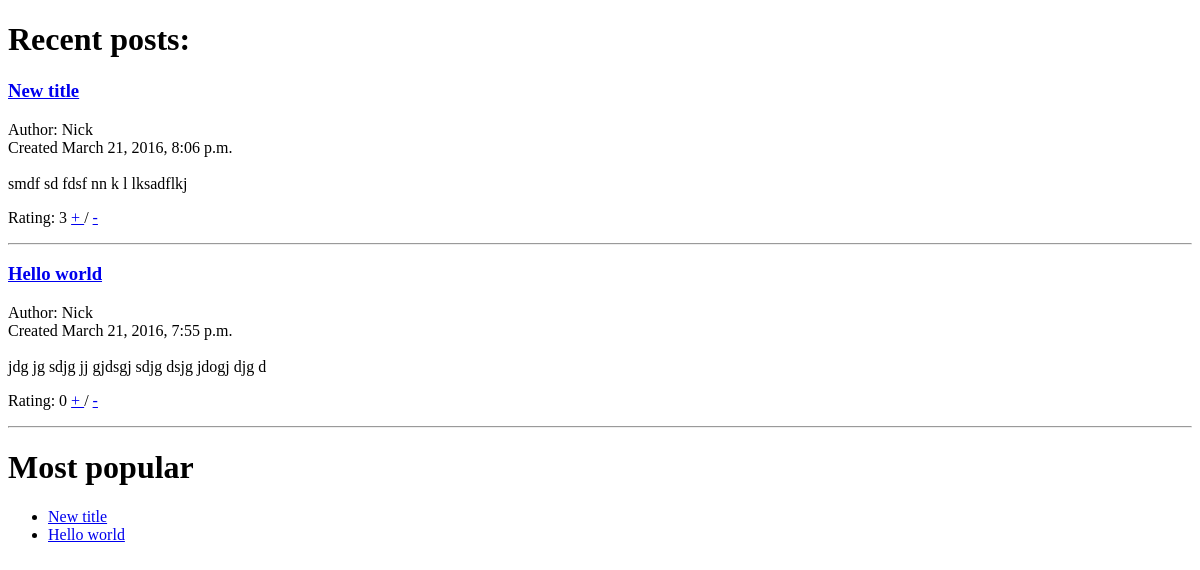
The page /blog/ on the database as committed earlier.
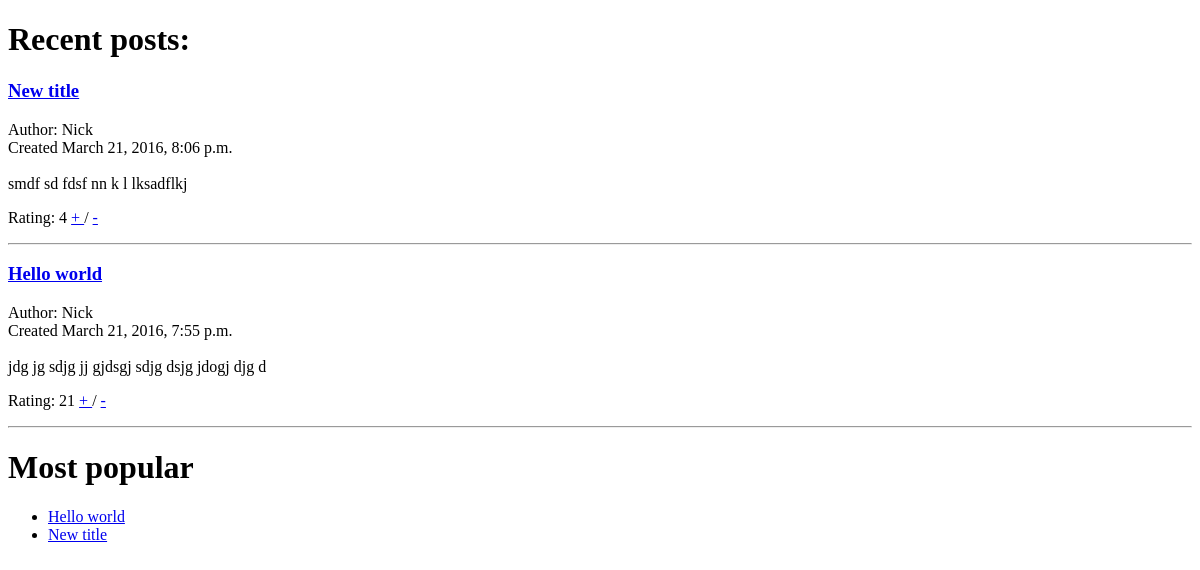
The same page on the database as committed later.
### blog/models.py (models this page shows, shortened)
class Post(models.Model):
    title = models.CharField(max_length = 100)
    body = models.TextField()
    author = models.ForeignKey(User, )
    added = models.DateTimeField(auto_now_add=True)
    updated = models.DateTimeField(auto_now = True)
    draft = models.BooleanField(default = True)
    slug = models.SlugField(null = True, blank = True)
    rating = models.IntegerField(default = 0)
    def get_absolute_url(self):
        return '/blog/%s/' %(self.slug)

### blog/views.py (the view)
def home(request):
    posts = Post.objects.filter(draft=False).order_by('-added')
    most_popular = Post.objects.order_by('-rating') [:5]
    context = {
        'posts': posts,
        'most_popular': most_popular,
    }
    return render(request, 'blog/home.html', context)

### templates/blog/home.html
{% extends 'base.html'%}
{% block content %}
<h1> Recent posts: </h1>
{% for post in posts %}
 <h3><a href='{{ post.get_absolute_url }}'>{{ post.title }} </a></h3 <br>
 Author: {{ post.author.first_name }} <br>
 Created {{ post.added }} <br> <br>
 {{ post.body }} <br>
 <p> Rating: {{ post.rating }}
    <a href='{{ post.get_absolute_url }}plus/blog'> + </a>
    /
    <a href='{{ post.get_absolute_url }}minus/blog'> - </a>
</p>
<hr/>
{% empty %}
<p> There are no posts yet. Sorry </p>
{% endfor %}
{% endblock %}

### templates/base.html (shortened to what this page needs)
<!DOCTYPE html>
<html>
 <head>
 </head>
 <body>
    {% block content %} {% endblock %}
    <div>
        <h1> Most popular </h1>
        <ul>
            {% for post in most_popular %}
                <li> <a href='{{ post.get_absolute_url }}'>{{ post.title }} </a> </li>
            {% endfor %}
        </ul>
    </div>
 </body>
</html>

Rows that differ between the two databases and show on the page:
changed Post "New title": rating "3" → "4"
changed Post "Hello world": rating "0" → "21"; moves up the list
